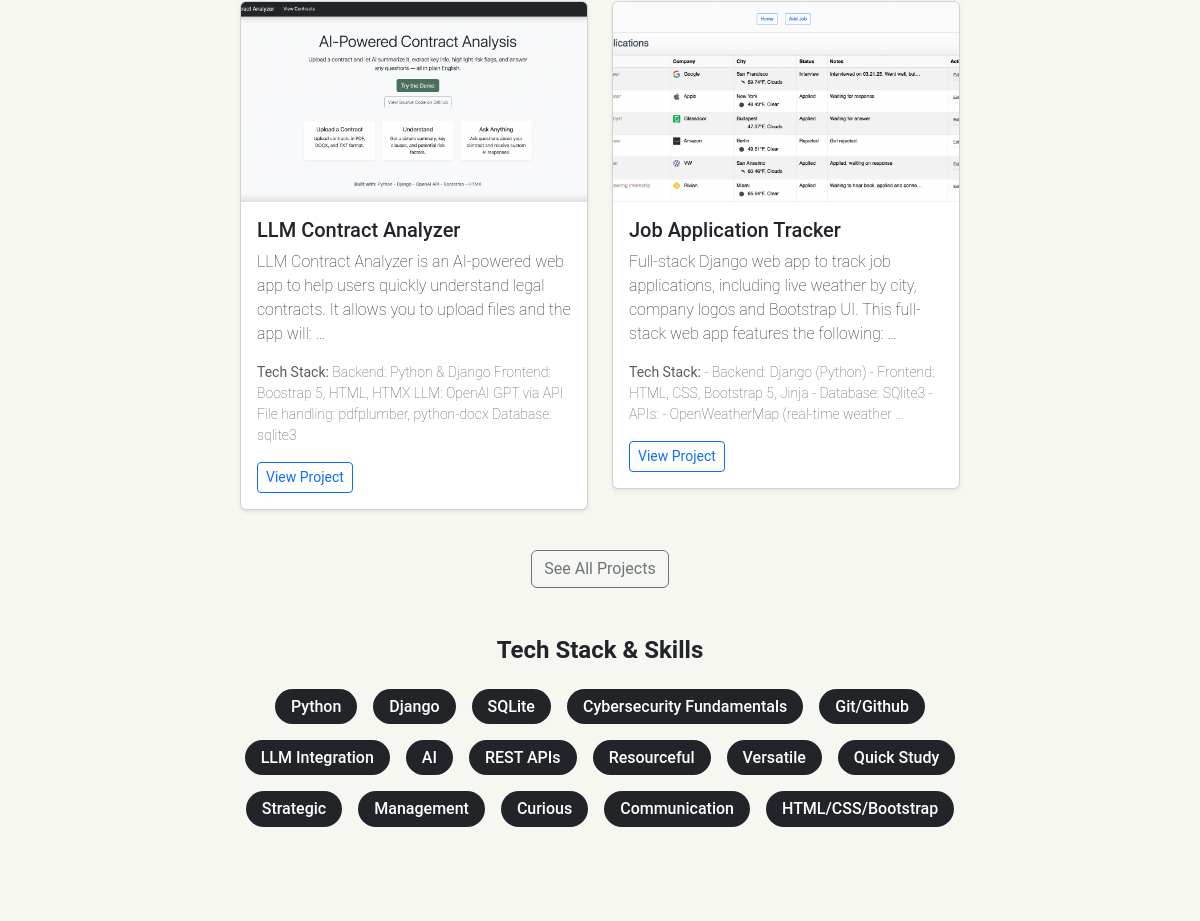
Before: / (middle part) with the older database file.
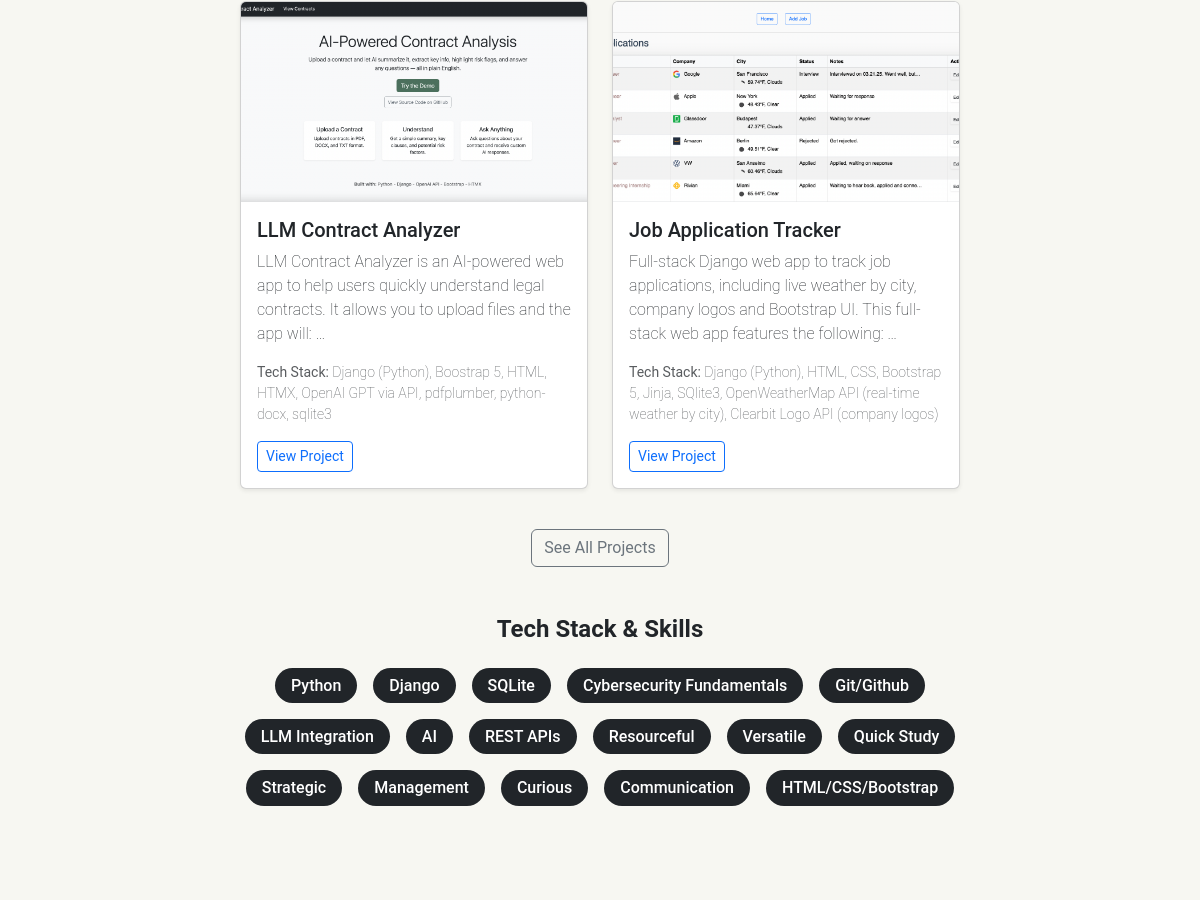
After: the same page with the newer database file.
### projects/models.py (models this page shows, shortened)
class Project(models.Model):
    title = models.CharField(max_length=100)
    description = models.TextField()
    tech_stack = models.CharField(max_length=200)
    github_link = models.URLField()
    live_demo_link = models.URLField(blank=True, null=True)
    image = models.ImageField(upload_to='project_images/', blank=True, null=True)
    is_featured = models.BooleanField(default=False)
    slug = models.SlugField(unique=True, blank=True)
    ordering_index = models.PositiveIntegerField(default=0)

### pages/views.py (the view)
# urls.py: 2. Add a URL to urlpatterns:  path('', views.home, name='home')
def home(request):
    featured_projects = Project.objects.filter(is_featured=True)[:2]
    return render(request, 'pages/home.html', {'projects': featured_projects})

### templates/pages/home.html (shortened to what this page needs)
{% extends 'base.html' %}
{% block content %}
  <div class="mt-5 mb-4 text-center">
    <a href="{% url 'about' %}" class="btn btn-sm btn-outline-primary">Read More About My Background<a/>
  </div>
  <div class="mt-5">
    <div class="row">
      {% for project in projects %}
        <div class="col md-6 mb-4">
          <div class="card h-600 shadow-sm">
            {% if project.image %}
              <img src="{{ project.image.url }}" class="card-img-top" alt="{{ project.title }}" style="height: 200px; object-fit: cover;">
            {% endif %}
            <div class="card-body">
              <h5 class="card-title">{{ project.title }}</h5>
              <p class="card-text">{{ project.description|truncatewords:25 }}</p>
              <p class="text-muted small"><strong>Tech Stack:</strong> {{ project.tech_stack|truncatewords:20 }}</p>
              <a href="{% url 'project_detail' project.slug %}" class="btn btn-sm btn-outline-primary">View Project</a>
            </div>
          </div>
        </div>
      {% endfor %}
    </div>
    <div class="text-center mt-3">
      <a href="{% url 'project_list' %}" class="btn btn-outline-secondary">See All Projects</a>
    </div>
  </div>
  <div class="mt-5 text-center">
    <h2 class="h4 fw-bold mb-4">Tech Stack & Skills</h2>
    <div class="d-flex flex-wrap justify-content-center gap-3">
      <span class="badge bg-dark fs-6">Python</span>
      <span class="badge bg-dark fs-6">Django</span>
      <span class="badge bg-dark fs-6">SQLite</span>
      <span class="badge bg-dark fs-6">Cybersecurity Fundamentals</span>
      <span class="badge bg-dark fs-6">Git/Github</span>
      <span class="badge bg-dark fs-6">LLM Integration</span>
      <span class="badge bg-dark fs-6">AI</span>
      <span class="badge bg-dark fs-6">REST APIs</span>
      <span class="badge bg-dark fs-6">Resourceful</span>
      <span class="badge bg-dark fs-6">Versatile</span>
      <span class="badge bg-dark fs-6">Quick Study</span>
      <span class="badge bg-dark fs-6">Strategic</span>
      <span class="badge bg-dark fs-6">Management</span>
      <span class="badge bg-dark fs-6">Curious </span>
      <span class="badge bg-dark fs-6">Communication</span>
      <span class="badge bg-dark fs-6">HTML/CSS/Bootstrap</span>
    </div>
  </div>
  <div class="mt-5 py-5 text-center rounded">
  </div>
{% endblock %}

Changed rows visible on the page:
changed Project "LLM Contract Analyzer": tech_stack "Backend: Python & Django Frontend: Boostrap 5, HTML, HTMX LLM: OpenAI GPT via API File handling: pdfplumber, python-docx Database: sqlite3" → "Django (Python), Boostrap 5, HTML, HTMX, OpenAI GPT via API, pdfplumber, python-docx, sqlite3"
changed Project "Job Application Tracker": tech_stack "- Backend: Django (Python) - Frontend: HTML, CSS, Bootstrap 5, Jinja - Database: SQlite3 - APIs: - OpenWeatherMap (real-time weather …" → "Django (Python), HTML, CSS, Bootstrap 5, Jinja, SQlite3, OpenWeatherMap API (real-time weather by city), Clearbit Logo API (company logos)"
